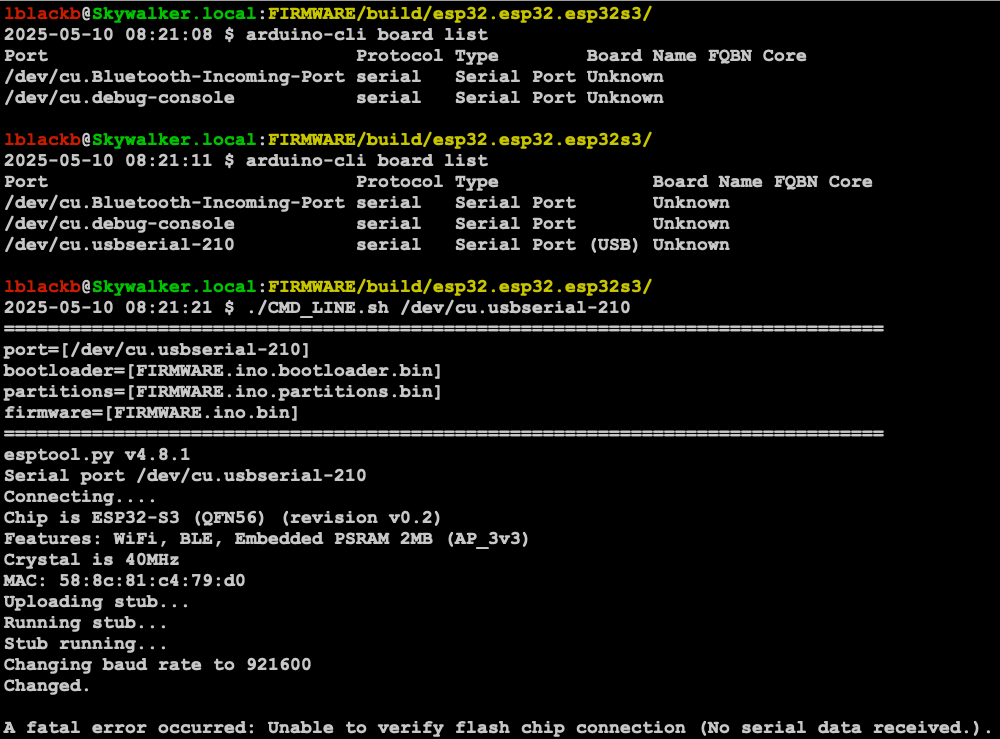
#> input picture setup_issue.png, 1000 x 739 px
$ python png_to_xbm.py ../setup_issue.png
#> lines starting #> are read from the running program, lines starting #| are printed output that depends on the picture
#!/usr/bin/env python3
# Convert PNG images to XBM format for use in C/C++ projects (e.g., Arduino, U8g2).
# Requires Pillow (install with: pip install Pillow).
# Usage: python png_to_xbm.py input.png [-o output.xbm]
# If no output is specified, saves as inputname.xbm in the same directory.
# The output is a monochrome bitmap C header with 'im_' prefixes replaced to avoid conflicts.
# Suitable for embedded systems with monochrome displays.

from PIL import Image
import io
import os
import argparse

def png_to_xbm(input_filename: str, output_filename: str = None):

#> called with input_filename = '../setup_issue.png'
    if not os.path.isfile(input_filename):
        print(f"Error: File '{input_filename}' does not exist.")
        exit(1)

    # Open the image and convert to 1-bit pixels (monochrome)
    image = Image.open(input_filename).convert('1')  # 1 = 1-bit pixels, black and white
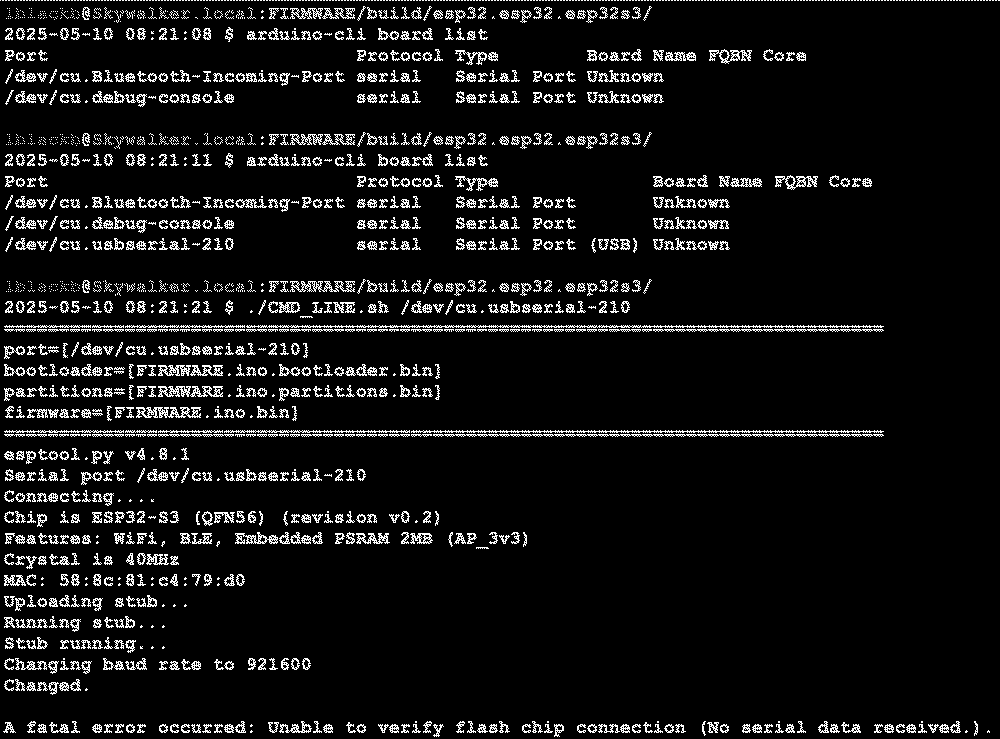
#> image: PIL image 1000x739 1; 7.4% white in thin lines or dots

    # Save to an in-memory buffer
    buffer = io.BytesIO()
    image.save(buffer, format="XBM")
    xbm_data = buffer.getvalue().decode('ascii')

    input_file_basename = os.path.splitext(os.path.basename(input_filename))[0]

    # Determine output file name if provided
    if not output_filename:
        output_filename = f"{input_file_basename}.xbm"

    output_file_basename = os.path.splitext(os.path.basename(output_filename))[0]

    # use modern style for xbm bits
    xbm_data = xbm_data.replace("static char", "static const unsigned char")

    # Replace default 'im_' prefixes with existing
    xbm_data = xbm_data.replace("im_width", f"{output_file_basename}_width")
    xbm_data = xbm_data.replace("im_height", f"{output_file_basename}_height")
    xbm_data = xbm_data.replace("im_bits", f"{output_file_basename}_bits")

    with open(output_filename, "w") as f:
        f.write(xbm_data)
    print(f"Saved: {output_filename}")

if __name__ == "__main__":
    parser = argparse.ArgumentParser(description='Convert PNG to XBM monochrome format.')
    parser.add_argument('input_filename', help='Input PNG image')
    parser.add_argument('-o', '--output', help='Output XBM filename (optional)')
    args = parser.parse_args()

    png_to_xbm(args.input_filename, args.output)
